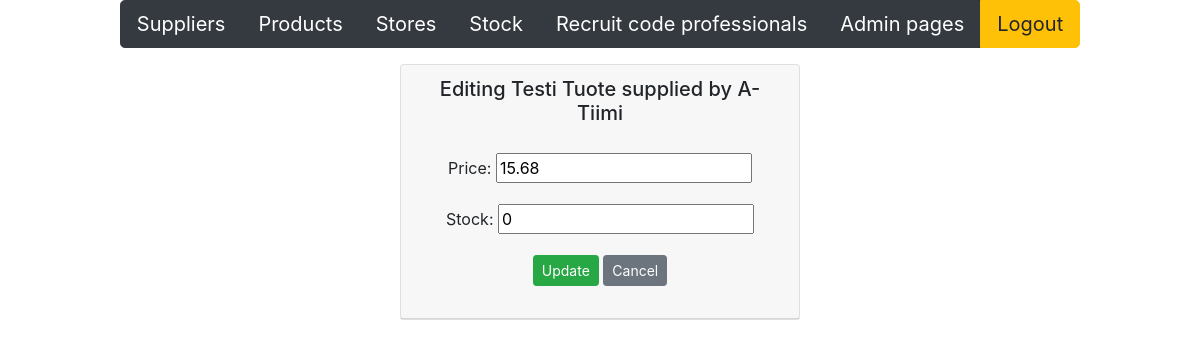
/edit-product-get/2/ (signed in), run on the app's committed database.
### app/models.py (models this page shows, shortened)
class Product(models.Model):
    productname = models.CharField(max_length = 20, default = "laku")
    packagesize = models.CharField(max_length = 20, default = 3)
    unitprice = models.DecimalField(max_digits=8, decimal_places=2, default=1.00)
    unitsinstock = models.IntegerField(default = 3)
    supplier = models.ForeignKey(Supplier, on_delete=models.CASCADE)

class Supplier(models.Model):
    companyname = models.CharField(max_length = 50, default="firma")
    contactname = models.CharField(max_length = 50, default="firma")
    address = models.CharField(max_length = 100, default="firma")
    phone = models.CharField(max_length = 20, default="firma")
    email = models.CharField(max_length = 50, default="firma")
    country = models.CharField(max_length = 50, default="firma")

### app/views.py (the view)
# urls.py: path('edit-product-get/<int:id>/', edit_product_get),
def edit_product_get(request, id):
        if not request.user.is_authenticated:
            return render(request, 'loginpage.html')
        else:
            product = Product.objects.get(id = id)
            context = {'product': product}
            return render (request,"edit_product.html",context)

### app/templates/edit_product.html (shortened to what this page needs)
{% extends 'index.html' %}
{% block content %}
<div class="card" style="width: 25rem;">
    <div class="card-header">
        <h5>Editing {{product.productname}} supplied by {{product.supplier.companyname}}</h5>
        <div class="card-body">
            <form method="post" action="/edit-product-post/{{product.id}}/">
                <div class="form-group">
                    <label>Price:</label>
                    <input type="number" step="0.01" name="unitprice" value={{product.unitprice}}>
                </div>
                <div class="form-group">
                    <label>Stock:</label>
                    <input type="number" name="unitsinstock" value={{product.unitsinstock}}>
                </div>
                <input type="submit" value="Update" class="btn btn-success btn-sm">
                <input type="button" onclick="window.location.href='/products'" id="hide-btn"
                    class="btn btn-secondary btn-sm" value="Cancel">
            </form>
        </div>
    </div>
</div>
{% endblock %}

### data on the page
Product: productname "Testi Tuote", supplier.companyname "A-Tiimi", unitprice "15.68", unitsinstock "0"
